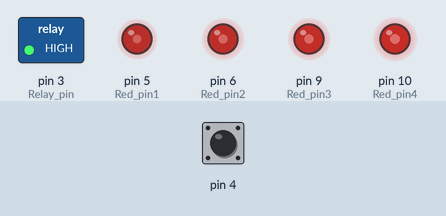
This sketch was run on a simulated Arduino Uno, built with avr-gcc and run on an emulated ATmega328P. Shown: switched loads named in the sketch (green lamp = pin HIGH), output pins drawn as LEDs (lit = HIGH). The inputs (shaded band) are chosen by the test bench; at power-on: pin 4 LOW.

Above: at 1.2 s.
1.3 s: pin 4 driven HIGH
At 2.4 s:
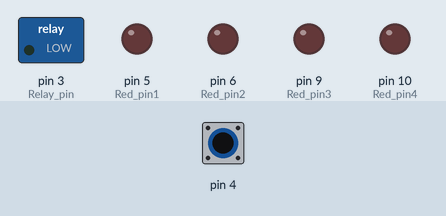
2.9 s: pin 4 pulsed LOW 2 times (0.12 s each, 0.3 s apart)
At 3.19 s:
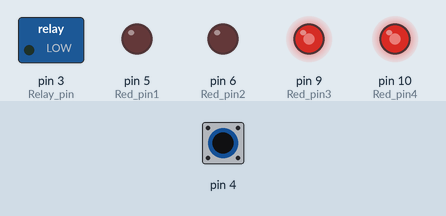
5.9 s: pin 4 pulsed LOW 5 times (0.12 s each, 0.3 s apart)
At 9.3 s:
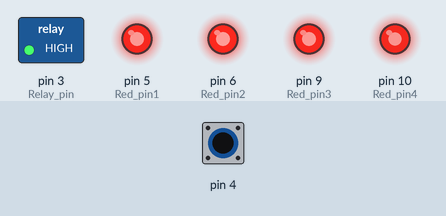
Timing chart, 0 to 23.9 s (numbered marks = the images above; inputs shaded):
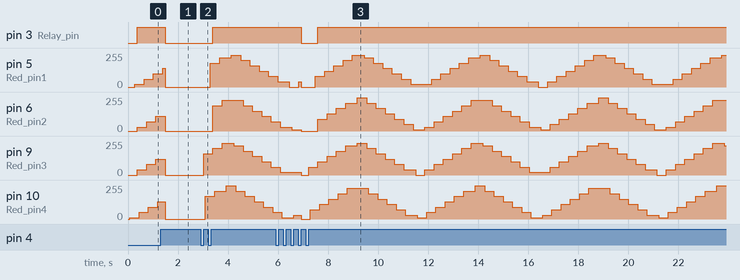

The sketch:

project_po_physik.ino
```cpp
int startlight = 0; // начальная яркость
int lightup = 10; // шаг приращения или убывания яркости
int Red_pin1 = 5;
int Red_pin2 = 6;
int Red_pin3 = 9;
int Red_pin4 = 10;
int Relay_pin = 3;
int stateB = 0;
int regim = 1;

void setup() {
  pinMode(Red_pin1, OUTPUT);
  pinMode(Red_pin2, OUTPUT);
  pinMode(Red_pin3, OUTPUT);
  pinMode(Red_pin4, OUTPUT);
  pinMode(Relay_pin, OUTPUT);
  pinMode(4, INPUT);
}

void loop() {
  if (digitalRead(4)==HIGH && stateB == 0){
    regim++;
    stateB=1;
    if (regim>2){
      regim = 1;
    }
  }
  if (digitalRead(4)==LOW && stateB == 1){
    stateB = 0;
  }
  if (regim==1){
    analogWrite(9, startlight);
    startlight = lightup + startlight;
    if (startlight == 250 || startlight == 0) {
      delay(100);
      lightup = -lightup;
    }
    delay(70);
    analogWrite(10, startlight);
    startlight = lightup + startlight;
    if (startlight == 250 || startlight == 0) {
      delay(100);
      lightup = -lightup;
    }
    delay(200);
    analogWrite(5, startlight);
    startlight = lightup + startlight;
    if (startlight == 250 || startlight == 0) {
      delay(100);
      lightup = -lightup;
    }
    delay(100);
    analogWrite(6, startlight);
    startlight = lightup + startlight;
    if (startlight == 250 || startlight == 0) {
      delay(100);
      lightup = -lightup;
    }
    digitalWrite(3, HIGH);
  }
  if (regim==2){
    digitalWrite(6, LOW);
    digitalWrite(5, LOW);
    digitalWrite(9, LOW);
    digitalWrite(10, LOW);
    digitalWrite(3, LOW);
  }
}
```

Measured:
- after the input at 1.3 s, pin 3 (Relay_pin): HIGH → LOW after 0.18 s
- after the input at 2.9 s, pin 3 (Relay_pin): LOW → HIGH after 0.49 s; pin 5 (Red_pin1): rises from 0/255 to 240/255 in 0.84 s, then falls to 80/255 in 1.5 s
- after the input at 5.9 s, pin 3 (Relay_pin): HIGH → LOW after 1.0 s, → HIGH 0.67 s later
